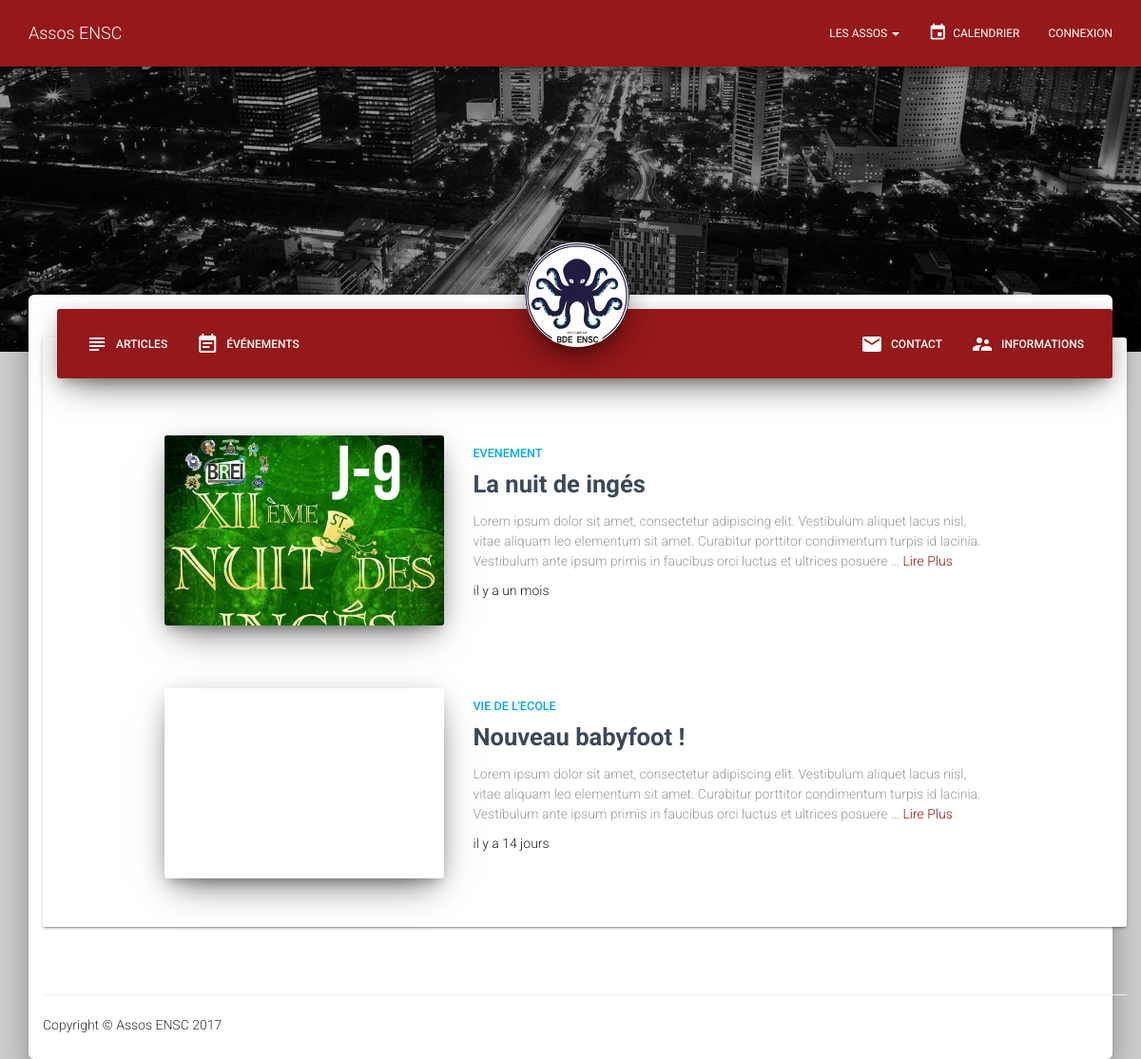
The app's page /pageAsso.php?asso_id=1 with its own data.
### tables this page shows
create table ARTICLE (
    arti_id integer not null primary key auto_increment,
    asso_id integer not null,
    cate_id integer not null,
    arti_titre varchar(50) not null,
    arti_texte text,
    arti_dateHeure datetime not null,
    arti_photo varchar(150),
    foreign key (asso_id) references ASSOCIATION (asso_id),
    foreign key (cate_id) references CATEGORIE (cate_id)
);

create table CATEGORIE (
    cate_id integer not null primary key auto_increment,
    cate_nom varchar(50) not null
);

### requetes/requeteArticlesAsso.php (called while the page is built, shortened)
<?php
$stmt = $pdo->prepare("SELECT arti_id, asso_id, arti_titre, SUBSTRING(arti_texte, 1, 250) as texteCourt, arti_dateHeure, arti_photo, cate_nom FROM ARTICLE, CATEGORIE WHERE asso_id=? AND ARTICLE.cate_id=CATEGORIE.cate_id");
$stmt->execute(array($asso_id));
$articles = $stmt->fetchAll(PDO::FETCH_OBJ);
?>

### pageAsso.php (the view, shortened to what this page needs)
<?php
if(isset($_GET['asso_id']))
    $asso_id = $_GET['asso_id'];
else
    header('Location: pageNonTrouvee.php');
include('includes/connect.php');
?>
<!DOCTYPE html>
<html lang="fr">
<?php
include('includes/head.php');
?>
<body>
    <?php
    include('includes/nav.php');
    ?>
    <div class="wrapper">
        <div class="header header-filter" style="background-image: url('lib/material-kit/img/examples/city.jpg');"></div>
        <div class="avatar">
            <img alt="Circle Image" class="img-circle img-responsive img-raised">
        </div>
        <div class="main main-raised">
            <div class="container">
                <div class="card card-nav-tabs">
                    <div class="header">
                        <div class="nav-tabs-navigation">
                            <div class="nav-tabs-wrapper">
                                <ul class="nav nav-tabs" data-tabs="tabs">
                                    <li class="active">
                                        <a href="#articles" data-toggle="tab">
                                            <i class="material-icons">subject</i>
                                            Articles
                                        </a>
                                    </li>
                                    <li>
                                        <a href="#evenements" data-toggle="tab">
                                            <i class="material-icons">event_note</i>
                                            Événements
                                        </a>
                                    </li>
                                    <li class="pull-right">
                                        <a href="#infos" data-toggle="tab">
                                            <i class="material-icons">supervisor_account</i>
                                            Informations
                                        </a>
                                    </li>
                                    <li class="pull-right">
                                        <a href="#contact" data-toggle="tab">
                                            <i class="material-icons">email</i>
                                            Contact
                                        </a>
                                    </li>
                                </ul>
                            </div>
                        </div>
                    </div>
                    <div class="content">
                        <div class="tab-content">
                            <div class="tab-pane active" id="articles">
                                <div class="container">
                                    <div class="row">
                                        <div class="col-md-10 col-md-offset-1">
                                            <?php
                                            include('requetes/requeteArticlesAsso.php');
                                            foreach ($articles as $a) {
                                                $texte = wordwrap($a->texteCourt, 90, "&shy;<br>", true);
                                                echo '<div class="card card-plain card-blog">
                                                <div class="row">
                                                    <div class="col-md-4">
                                                        <div class="card-image">
                                                            <div class="img-article img-raised" style="background-image:url(\''.$a->arti_photo.'\')"></div>
                                                            <div class="ripple-container"></div>
                                                        </div>
                                                    </div>
                                                    <div class="col-md-8">
                                                        <h6 class="category text-info">'.$a->cate_nom.'</h6>
                                                        <h3 class="card-title">
                                                            <a href="article.php?id='.$a->arti_id.'">'.$a->arti_titre.'</a>
                                                        </h3>
                                                        <p class="card-description">'.$texte.'… <a href="article.php?id='.$a->arti_id.'"> Lire Plus </a></p>
                                                        <p class="author">
                                                        '.$a->arti_dateHeure.'
                                                        </p>
                                                    </div>
                                                </div>
                                            </div>';
                                        }
                                        ?>
                                    </div>
                                </div>
                            </div>
                        </div>
                    </div>
                </div>
            </div>
            <?php
            include('includes/footer.php');
            ?>
        </div>
    </div>
</div>
</body>
</html>

### css/style.css (style rules this page uses)
.wrapper { margin-top: 70px; }
.header-filter { position: relative; }

### records on screen
article: arti_photo (picture), cate.cate_nom "EVENEMENT", arti_titre "La nuit de ingés", texteCourt "Lorem ipsum dolor sit amet, consectetur adipiscing elit. Vestibulum aliquet lacus nisl,­ vitae aliquam leo elementum sit amet. Curabitur porttitor condimentum turpis id lacinia.­ Vestibulum ante ipsum primis in faucibus orci luctus et ultrices posuere"
article: cate.cate_nom "VIE DE L'ECOLE", arti_titre "Nouveau babyfoot !", texteCourt "Lorem ipsum dolor sit amet, consectetur adipiscing elit. Vestibulum aliquet lacus nisl,­ vitae aliquam leo elementum sit amet. Curabitur porttitor condimentum turpis id lacinia.­ Vestibulum ante ipsum primis in faucibus orci luctus et ultrices posuere"
